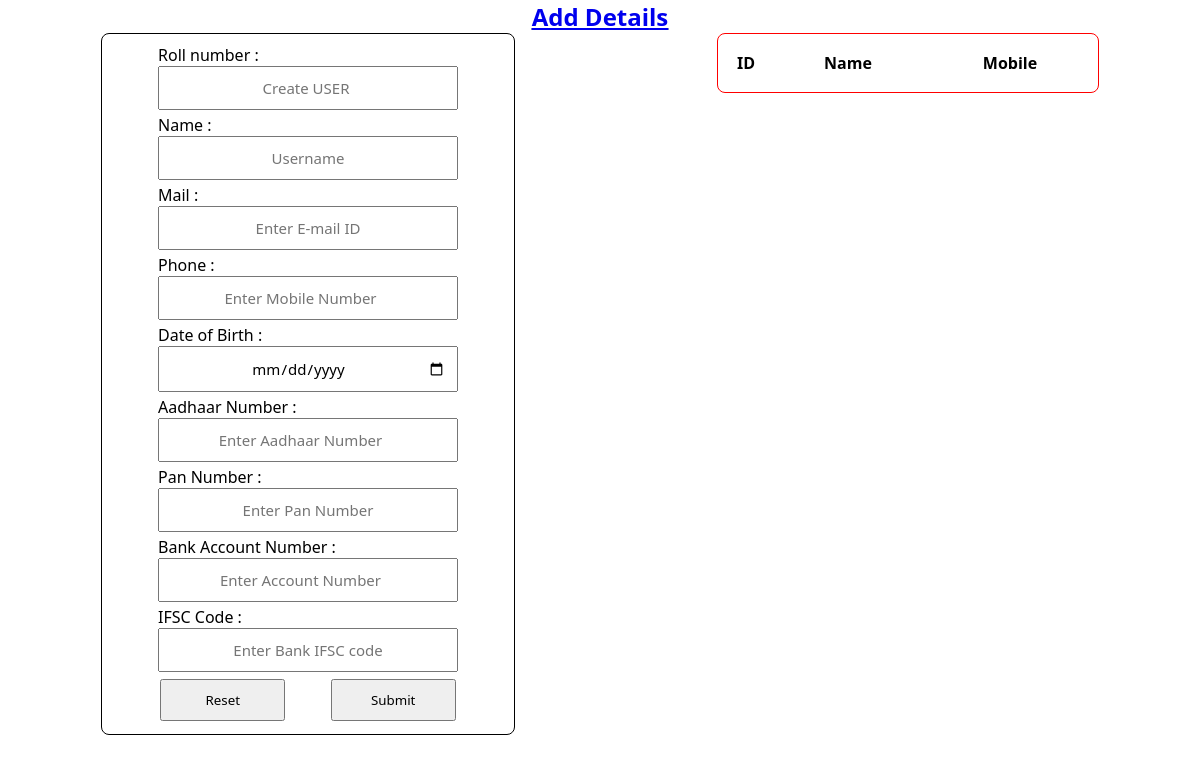
/Details, run on an earlier commit of the app's database.
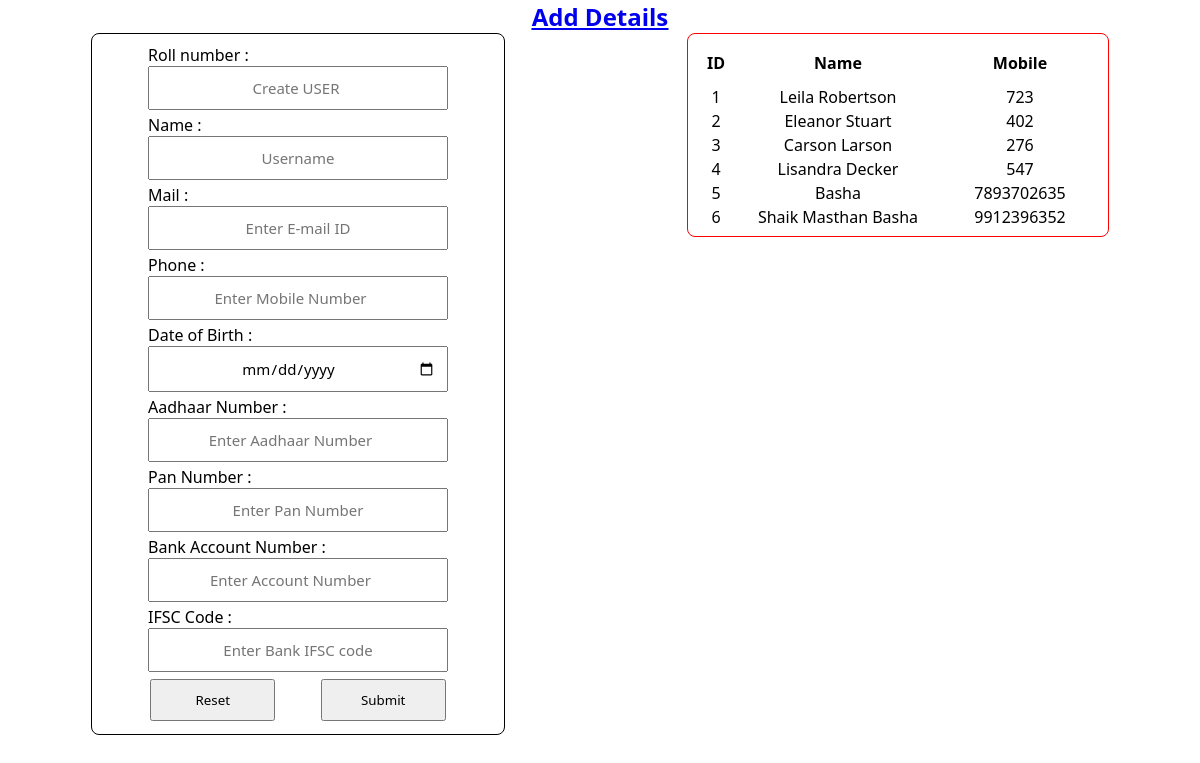
And on a later commit of the database.
### Boot_app/models.py (models this page shows)
class Details(models.Model):
    roll = models.CharField(max_length=10)
    name = models.CharField(max_length=30)
    mail=models.EmailField(max_length=30)
    phone = models.IntegerField()
    dob = models.DateField()
    addar = models.IntegerField()
    pan = models.CharField(max_length=10)
    bacc = models.IntegerField()
    bifsc = models.CharField(max_length=10)

### Boot_app/views.py (the view, shortened to what this page needs)
# urls.py: path('Details',views.DETAIL,name='detail'),
def DETAIL(request):
    p = Details.objects.all()
    return render(request,'Detail.html',{'k':p});

### templates/Detail.html (shortened to what this page needs)
<!DOCTYPE html>
<html lang="en">
<head>
</head>
<body>
    <div class="main">
        <div class="txt" style="text-decoration: none; text-align: center;"><h2> <u><b><a href="{% url 'fulldtl' %}">Add Details</a></b></u></h2></div>
        <div class="p">
            <div class="left">
                <form method="post">
                    <div class="aa">
                        <div class="a">
                            <label for="">Roll number :</label>
                            <input type="text" placeholder="Create USER " name="roll" id="" required>
                        </div>
                        <div class="a">
                            <label for="">Name :</label>
                            <input type="text" placeholder="Username" name="nam" id="" required>
                        </div>
                        <div class="a">
                            <label for="">Mail :</label>
                            <input type="email" placeholder="Enter E-mail ID" name="mail" id="" required>
                        </div>
                        <div class="a">
                            <label for="">Phone :</label>
                            <input type="number" name="phone" placeholder="Enter Mobile Number" id="" required>
                        </div>
                        <div class="a">
                            <label for="">Date of Birth :</label>
                            <input type="date" name="dob" id="" required>
                        </div>
                        <div class="a">
                            <label for="">Aadhaar Number :</label>
                            <input type="number" name="addar" placeholder="Enter Aadhaar Number" required>
                        </div>
                        <div class="a">
                            <label for="">Pan Number :</label>
                            <input type="text" placeholder="Enter Pan Number" name="pan" required pattern="[A-Z]{5}[0-9]{4}[A-Z]{1}">
                        </div>
                        <div class="a">
                            <label for="">Bank Account Number :</label>
                            <input type="number" placeholder="Enter Account Number" name="bacc" required>
                        </div>
                        <div class="a">
                            <label for="">IFSC Code :</label>
                            <input type="text" placeholder="Enter Bank IFSC code" name="bifsc" id="" required>
                        </div>
                        <div class="b">
                            <input type="reset" name="" id="" value="Reset">
                            <input type="submit" value="Submit" id="">
                        </div>
                    </div>
                </form>
            </div>
            <div class="right">
                <div class="m">
                    <table>
                        <tr>
                            <th style="width: 20px;">ID</th>
                            <th>Name</th>
                            <th>Mobile</th>
                        </tr>
                        {% for i in k %}
                        <tr>
                            <td style="width: 20px;">{{forloop.counter}} </td>
                            <td style="width: 200px;">{{i.name}}</td>
                            <td style="width: max-content;">{{i.phone}}</td>
                        </tr>
                        {% endfor %}
                    </table>
                </div>
            </div>
        </div>
    </div>
</body>
</html>

What changed in the data, as far as the page shows it:
added Details: name "Leila Robertson", phone "723"
added Details: name "Eleanor Stuart", phone "402"
added Details: name "Carson Larson", phone "276"
added Details: name "Lisandra Decker", phone "547"
added Details: name "Basha", phone "7893702635"
added Details: name "Shaik Masthan Basha", phone "9912396352"
